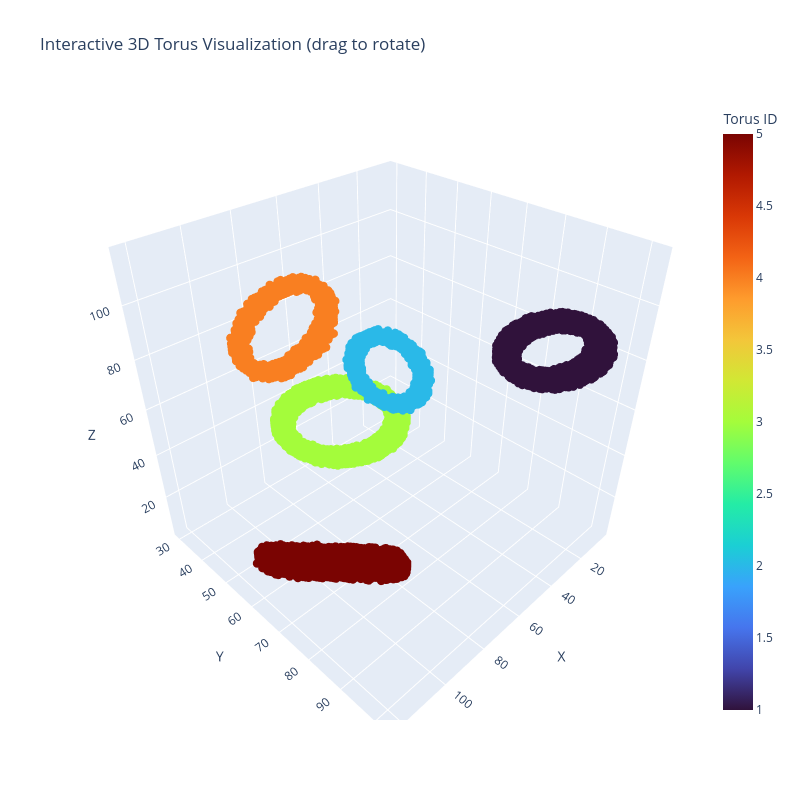

This figure's notebook cell:
### Code cell
try:
    import plotly.graph_objects as go
    
    # Generate a simple torus sample for interactive visualization
    torus_sampler_interactive = TorusBlobSampler(
        major_radius_range=[10, 20],
        minor_radius_range=[2, 4],
        n_blobs=cc.Fixed(5),
        jitter=cc.Fixed(0.2),
        device=device,
        shape=128,
        return_mask=False
    )
    
    labels_interactive = torus_sampler_interactive().squeeze().cpu().numpy()
    
    # Extract surface voxels (downsampled for performance)
    coords, values = extract_surface_voxels(labels_interactive, downsample=1)
    
    # Create plotly 3D scatter plot
    fig = go.Figure(data=[go.Scatter3d(
        x=coords[2],
        y=coords[1],
        z=coords[0],
        mode='markers',
        marker=dict(
            size=5,
            color=values,
            # colorscale='Viridis',
            colorscale='turbo',
            showscale=True,
            colorbar=dict(title="Torus ID"),
            opacity=1
        )
    )])
    
    fig.update_layout(
        title="Interactive 3D Torus Visualization (drag to rotate)",
        scene=dict(
            xaxis_title='X',
            yaxis_title='Y',
            zaxis_title='Z',
            aspectmode='cube'
        ),
        width=800,
        height=800
    )
    
    fig.show()
    
    print("Interactive plot ready! Use your mouse to rotate, zoom, and pan.")
    
except ImportError:
    print("Plotly not installed. To use interactive 3D visualization, install it with:")
    print("  uv pip install plotly")

### Figure 1 — Plotly figure (JSON) as saved in the notebook; plotly's stock layout.template omitted (floating-point values rounded to 4 significant figures; data arrays with more than 128 entries replaced by an {"elided": "..."} marker saying what was removed)
{"data": [{"marker": {"color": {"elided": "10103 float values"}, "colorbar": {"title": {"text": "Torus ID"}}, "colorscale": [[0, "#30123b"], [0.07143, "#4145ab"], [0.1429, "#4675ed"], [0.2143, "#39a2fc"], [0.2857, "#1bcfd4"], [0.3571, "#24eca6"], [0.4286, "#61fc6c"], [0.5, "#a4fc3b"], [0.5714, "#d1e834"], [0.6429, "#f3c63a"], [0.7143, "#fe9b2d"], [0.7857, "#f36315"], [0.8571, "#d93806"], [0.9286, "#b11901"], [1, "#7a0402"]], "opacity": 1, "showscale": true, "size": 5}, "mode": "markers", "type": "scatter3d", "x": {"elided": "10103 int values"}, "y": {"elided": "10103 int values"}, "z": {"elided": "10103 int values"}}], "layout": {"height": 800, "scene": {"aspectmode": "cube", "xaxis": {"title": {"text": "X"}}, "yaxis": {"title": {"text": "Y"}}, "zaxis": {"title": {"text": "Z"}}}, "title": {"text": "Interactive 3D Torus Visualization (drag to rotate)"}, "width": 800}}
